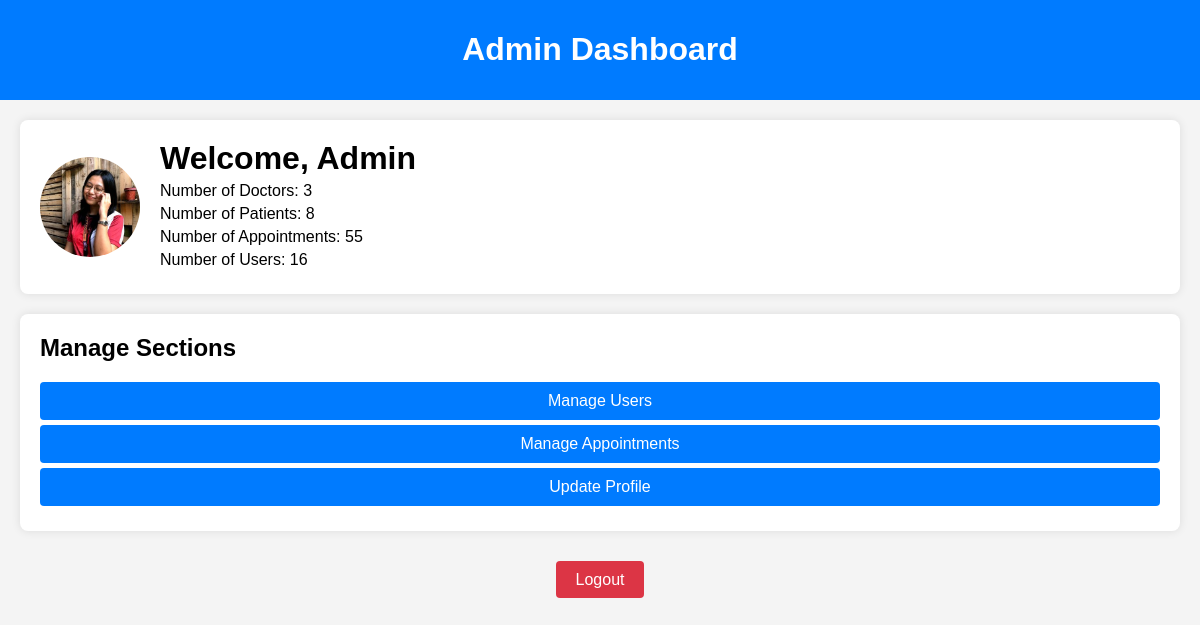
Page /admin/admin_dashboard.php (signed in) on the earlier database version.
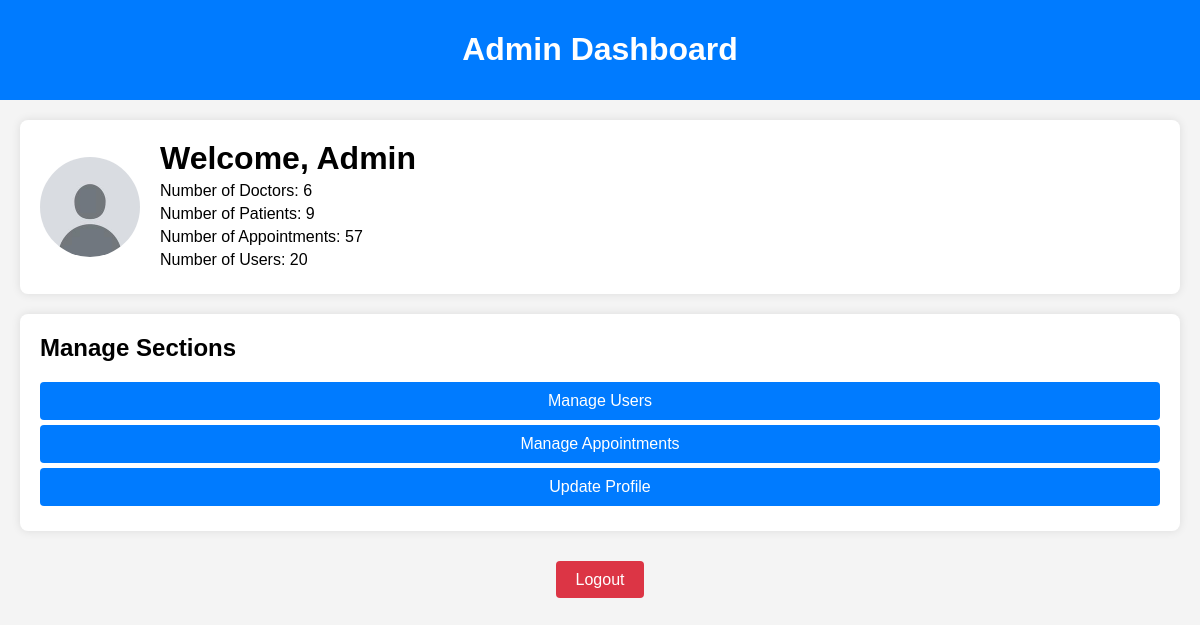
Same page on the later database version.
### tables this page shows
CREATE TABLE `users` (
  `id` int(11) NOT NULL,
  `name` varchar(255) NOT NULL,
  `email` varchar(255) NOT NULL,
  `email_verified` tinyint(1) DEFAULT 0,
  `password` varchar(255) NOT NULL,
  `user_type` enum('admin','doctor','patient') NOT NULL,
  `created_at` timestamp NOT NULL DEFAULT current_timestamp(),
  `updated_at` timestamp NOT NULL DEFAULT current_timestamp() ON UPDATE current_timestamp(),
  `image` varchar(255) DEFAULT 'default_images/default.jpg'
);

### admin/admin_dashboard.php (the view, shortened to what this page needs)
<?php
include '../db.php';
$user_id = $_SESSION['user_id'];
$stmt = $pdo->query("SELECT COUNT(*) FROM doctors");
$num_doctors = $stmt->fetchColumn();
$stmt = $pdo->query("SELECT COUNT(*) FROM patients");
$num_patients = $stmt->fetchColumn();
$stmt = $pdo->query("SELECT COUNT(*) FROM appointments");
$num_appointments = $stmt->fetchColumn();
$stmt = $pdo->query("SELECT COUNT(*) FROM users");
$num_users = $stmt->fetchColumn();
$stmt = $pdo->prepare("SELECT image FROM users WHERE id = ?");
$stmt->execute([$user_id]);
$admin = $stmt->fetch();
$profile_image = $admin['image'];
?>
<!DOCTYPE html>
<html lang="en">
<head>
</head>
<body>
<div class="navbar">
    <h1>Admin Dashboard</h1>
</div>
<div class="container">
    <div class="profile-card">
        <img src="../uploads/<?php echo htmlspecialchars($profile_image); ?>" alt="Profile Image">
        <div>
            <h1>Welcome, Admin</h1>
            <p>Number of Doctors: <?php echo $num_doctors; ?></p>
            <p>Number of Patients: <?php echo $num_patients; ?></p>
            <p>Number of Appointments: <?php echo $num_appointments; ?></p>
            <p>Number of Users: <?php echo $num_users; ?></p>
        </div>
    </div>
    <div class="card dashboard-links">
        <h2>Manage Sections</h2>
        <a href="manage_users.php">Manage Users</a>
        <a href="manage_appointments.php">Manage Appointments</a>
        <a href="update_profile.php">Update Profile</a>
    </div>
    <div class="logout">
        <a href="../logout.php">Logout</a>
    </div>
</div>
</body>
</html>

Differences in the rows shown:
changed users: image: picture removed, a placeholder shows
Other differences:
$num_doctors: "3" → "6"
$num_patients: "8" → "9"
$num_appointments: "55" → "57"
$num_users: "16" → "20"
